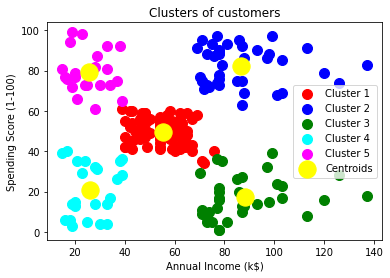

Generate this figure with Python:
# import the libraries
import numpy as np
import pandas as pd
import matplotlib.pyplot as plt

# limporting the dataset 
dataset=pd.read_csv(r"E:\3.spyder\clustering\Mall_Customers.csv")
X = dataset.iloc[:,[3,4]].values

# Using the elow method to find the optimal number of clustor
from sklearn.cluster import KMeans
# to findout the optimal
wcss=[]
#to plot the elbow metod we have to compute WCSS for 10 different number of cluster since we gonna have 10 iteration
#we are going to write a for loop to create a list of 10 different wcss for the10 number of clusters 
#thats why we have to initialise wcss[] & we start our loop 

#we choose 1-11 becuase the 11 bound is excluded & we want 10 
# wcss however the first bound is included so hear i = 1,2,3 to 10
#now in each iteration of loop we are going to do 2 things  1st we are going to fit the k-means algorithm into our data x and we are going to compute WCSS
#Now lets fit kmean to our data x
#now eare 

for i in range(1, 11):
    kmeans = KMeans(n_clusters = i,init="k-means++",random_state = 0)
    kmeans.fit(X)
    wcss.append(kmeans.inertia_)
plt.plot(range(1, 11), wcss)
plt.title('The Elbow Method')
plt.xlabel('Number of clusters')
plt.ylabel('WCSS')
plt.show()
#wcss we have very good parameter called inertia_ credit goes to sklearn , that computes the sum of square , formula it will compute

# Training the K-Means model on the dataset
kmeans = KMeans(n_clusters = 5, init = 'k-means++', random_state = 0)
y_kmeans = kmeans.fit_predict(X)

# Visualising the clusters
plt.scatter(X[y_kmeans == 0, 0], X[y_kmeans == 0, 1], s = 100, c = 'red', label = 'Cluster 1')
plt.scatter(X[y_kmeans == 1, 0], X[y_kmeans == 1, 1], s = 100, c = 'blue', label = 'Cluster 2')
plt.scatter(X[y_kmeans == 2, 0], X[y_kmeans == 2, 1], s = 100, c = 'green', label = 'Cluster 3')
plt.scatter(X[y_kmeans == 3, 0], X[y_kmeans == 3, 1], s = 100, c = 'cyan', label = 'Cluster 4')
plt.scatter(X[y_kmeans == 4, 0], X[y_kmeans == 4, 1], s = 100, c = 'magenta', label = 'Cluster 5')
plt.scatter(kmeans.cluster_centers_[:, 0], kmeans.cluster_centers_[:, 1], s = 300, c = 'yellow', label = 'Centroids')
plt.title('Clusters of customers')
plt.xlabel('Annual Income (k$)')
plt.ylabel('Spending Score (1-100)')
plt.legend()
plt.show()
